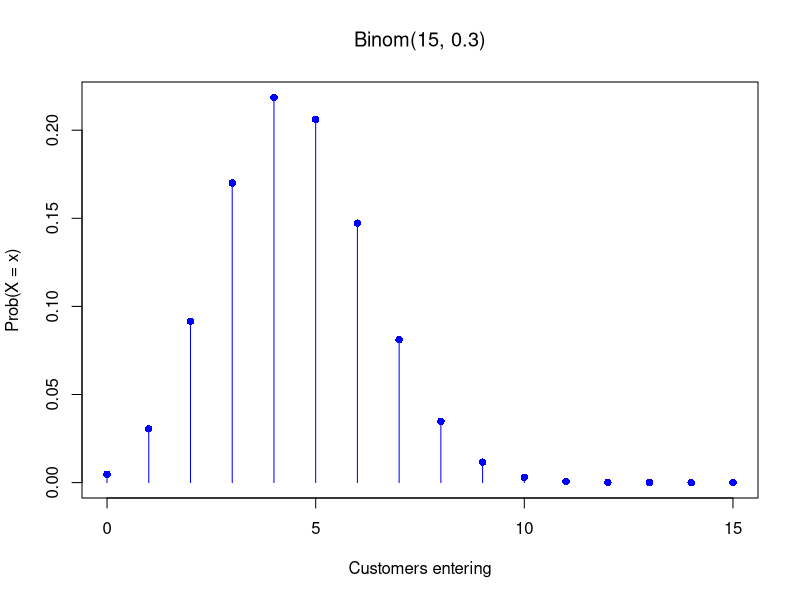
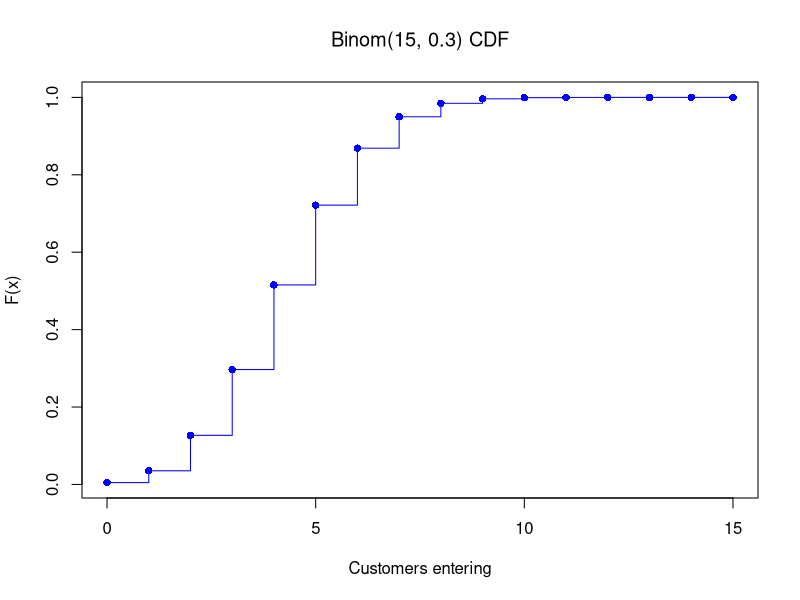
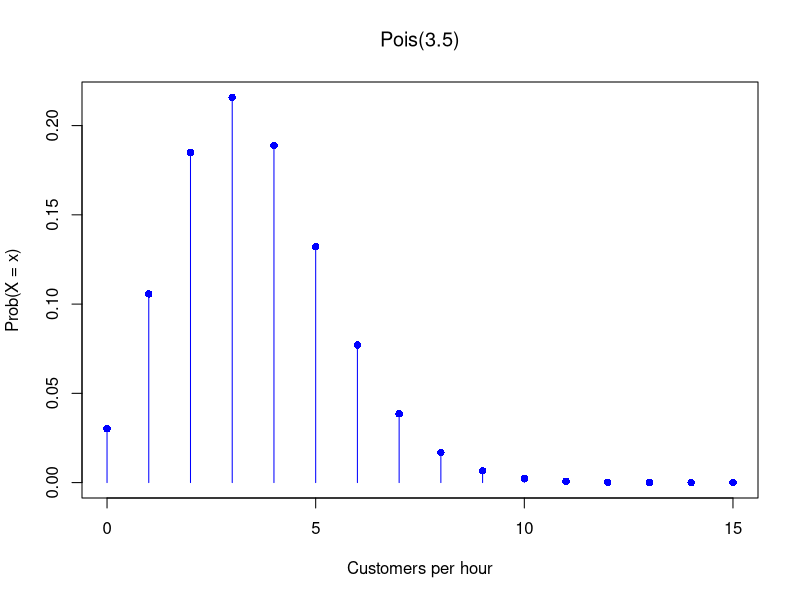
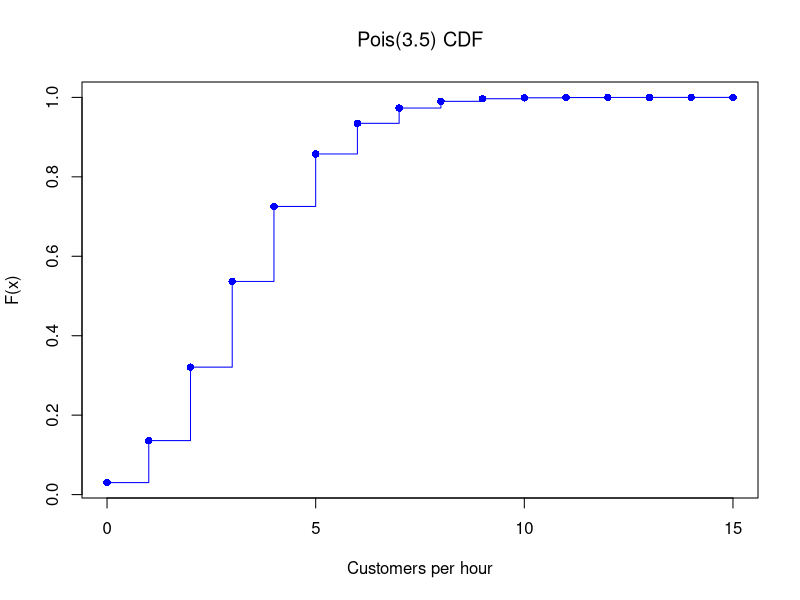
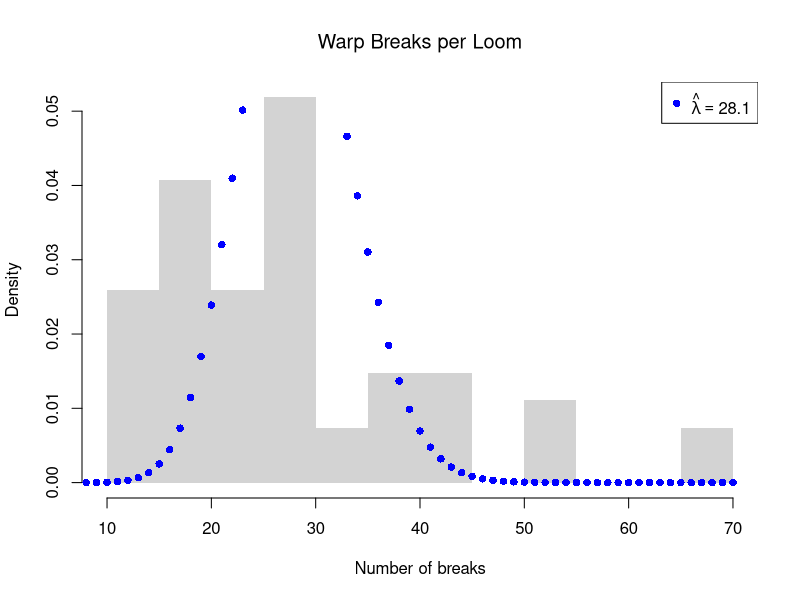
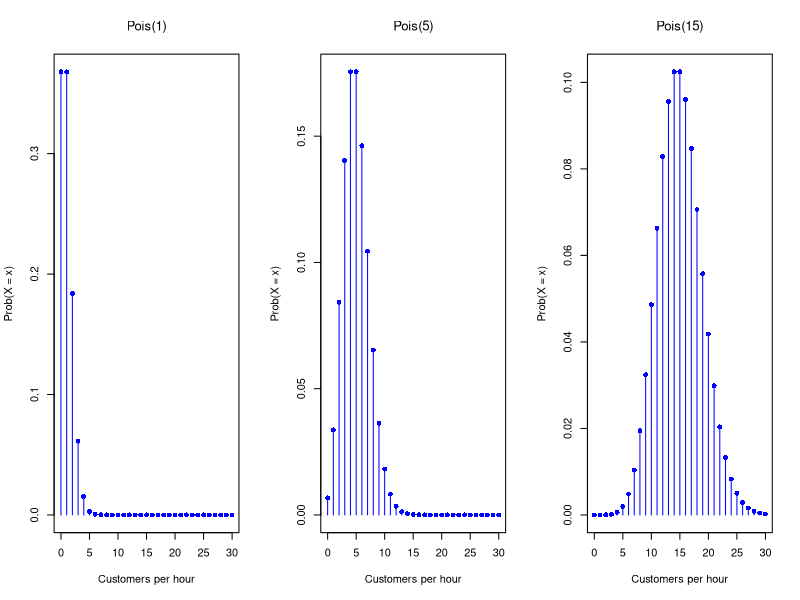
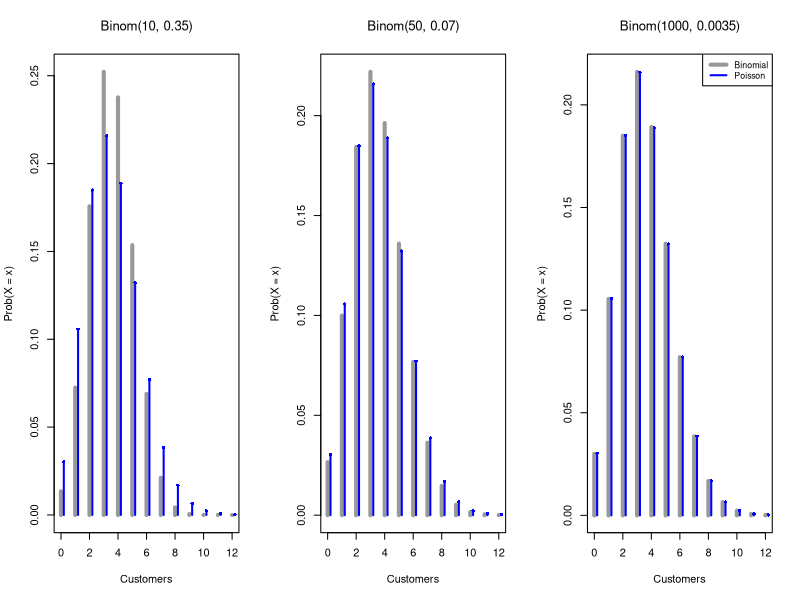
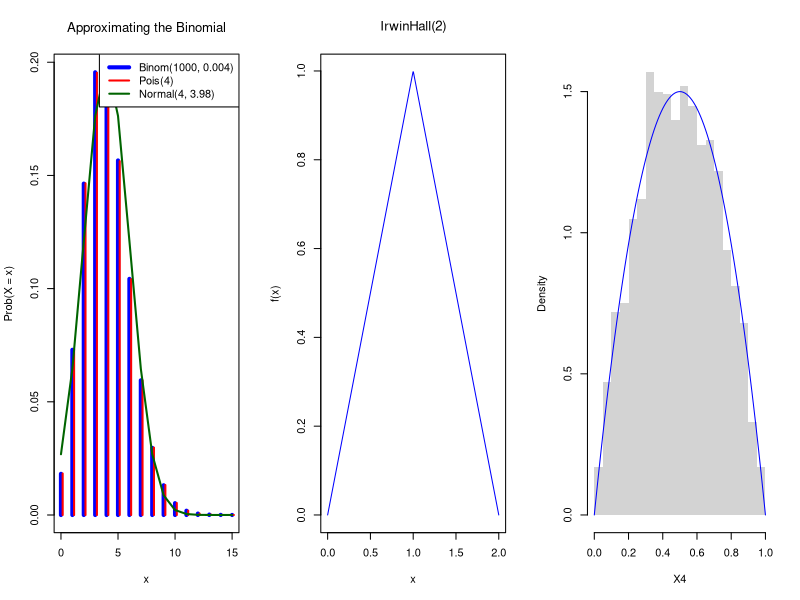

The R script that drew these images, in order:
## ---- chunk 1
## Store: 15 passers-by, 30% chance each enters
n <- 15
p <- 0.3

# PMF plot
x <- seq(0, n)
f_x <- dbinom(x, n, p)
plot(x, f_x, type = "h", col = "blue",
    main='',  xlab = "Customers entering", ylab = "Prob(X = x)")
title(bquote(paste('Binom(',.(n),', ',.(p), ')' ) ))
points(x, f_x, pch = 16, col = "blue")

## Theoretical CDF
F_x <- pbinom(x, n, p)
plot(x, F_x, type="s", col="blue",
    xlab = "Customers entering", ylab = "F(x)")
points(x, F_x, pch=16, col="blue")
title(bquote(paste('Binom(',.(n),', ',.(p), ') CDF')))
## ---- chunk 2
# Individual terms
x <- c(0,1,2)
px <- dbinom(x, size=20, prob=0.05)
round(px,2)

# CDF: Prob(X <= 2)
pbinom(2, size=20, prob=0.05)
## ---- chunk 3
n <- 8
p <- 0.3
X <- rbinom(1000, n, p)
## ---- chunk 4
# Compare empirical simulation vs theoretical
n <- 2
p <- 3/4
X <-  rbinom(1000, size=n, prob=p)

# Mean
c(empirical = mean(X), theoretical = n*p)

# Variance
c(empirical  = var(X),  theoretical  = n*p*(1-p))
## ---- chunk 5
## Store: lambda = 3.5 customers per hour
lambda <- 3.5

# PMF plot
x <- seq(0, 15)
f_x <- dpois(x, lambda)
plot(x, f_x, type="h", col="blue",
     xlab = "Customers per hour", ylab = "Prob(X = x)")
points(x, f_x, pch = 16, col = "blue")
title(bquote(paste('Pois(',.(lambda), ')')))

# CDF plot
F_x <- ppois(x, lambda)
plot(x, F_x, type="s", col="blue",
    xlab = "Customers per hour", ylab = "F(x)")
points(x, F_x, pch=16, col="blue")
title(bquote(paste('Pois(',.(lambda), ') CDF')))
## ---- chunk 6
# Compare empirical simulation vs theoretical
lambda <- 3.5
X <- rpois(1e4, lambda)
c(emp_mean = mean(X), th_mean = lambda)
c(emp_var  = var(X),  th_var  = lambda)
## ---- chunk 7
# Prob(X > 7)
1 - ppois(7, lambda=4.5)

# Verify: sum the PMF from 0 to 7
sum(dpois(0:7, lambda=4.5))
## ---- chunk 8
# Count data: number of warp breaks per loom
breaks <- warpbreaks$breaks
hist(breaks, breaks=20, border=NA, freq=F,
    main='Warp Breaks per Loom', font.main=1,
    xlab='Number of breaks')

# Fit a Poisson and overlay
lambda_hat <- mean(breaks)
x <- seq(0, max(breaks))
points(x, dpois(x, lambda_hat), pch=16, col="blue")
legend("topright",
    legend=bquote(hat(lambda) == .(round(lambda_hat,1))),
    pch=16, col="blue")
## ---- chunk 9
# Shape varies with lambda
par(mfrow=c(1,3))
for(lam in c(1, 5, 15)) {
    x <- seq(0, 30)
    f_x <- dpois(x, lam)
    plot(x, f_x, type="h", col="blue",
        xlab = "Customers per hour", ylab = "Prob(X = x)")
    points(x, f_x, pch=16, col="blue")
    title(bquote(paste('Pois(',.(lam), ')')))
}
## ---- chunk 10
# Binomial approaches Poisson as n grows
lambda <- 3.5
x <- seq(0, 12)
f_pois <- dpois(x, lambda)

par(mfrow=c(1,3))
for(n in c(10, 50, 1000)) {
    f_binom <- dbinom(x, size=n, prob=lambda/n)
    plot(x, f_binom, type="h", col="grey60", lwd=4,
        xlab="Customers", ylab="Prob(X = x)")
    points(x + 0.2, f_pois, type="h", col="blue", lwd=2)
    points(x + 0.2, f_pois, pch=16, col="blue", cex=0.7)
    title(bquote(paste('Binom(',.(n),', ',.(round(lambda/n,4)),')')))
}
legend("topright", c("Binomial","Poisson"),
    col=c("grey60","blue"), lwd=c(4,2), cex=0.8)
## ---- chunk 11
# Binom(1000, 0.004) vs Pois(4) vs Normal(4, 3.98)
n <- 1000
p <- 0.004
x <- seq(0, 15)
f_binom <- dbinom(x, size=n, prob=p)
f_pois  <- dpois(x, lambda=n*p)
f_norm  <- dnorm(x, mean=n*p, sd=sqrt(n*p*(1-p)))

plot(x, f_binom, type="h", col="blue", lwd=4,
    xlab="x", ylab="Prob(X = x)",
    main="Approximating the Binomial", font.main=1)
points(x + 0.15, f_pois, type="h", col="red", lwd=2)
lines(x, f_norm, col="darkgreen", lwd=2)
legend("topright",
    c("Binom(1000, 0.004)", "Pois(4)", "Normal(4, 3.98)"),
    col=c("blue","red","darkgreen"), lwd=c(4,2,2))
## ---- chunk 12
## Minimal example (base R)
# Irwin–Hall PDF function
dirwinhall <- function(x, n) {
    f_x <- vector(length=length(x))
    for(i in seq(x)) {
        xx <- x[i]
        if(xx < 0 | xx > n){
            f_x[i] <- 0 
        } else {
            k <- seq(0, floor(xx))
            f_k <- sum((-1)^k*choose(n, k)*(xx-k)^(n-1))/factorial(n-1)
            f_x[i] <- f_k
        }
    }
    return(f_x)
}

# Parameters
n <- 2
x <- seq(0, n, length.out = 500)

# Compute and plot PDF
f_x <- dirwinhall(x, n)
plot(x, f_x, type="l", col="blue",
    main='', xlab = "x", ylab = "f(x)")
title(bquote(paste('IrwinHall(',.(n), ')')))
## ---- chunk 13
X4 <- rbeta(2000,2,2) ## two shape parameters
hist(X4, breaks=20, border=NA, main=NA, freq=F)

#See the underlying probabilities
#f_25 <- dbeta(.25, 2, 2)

x <- seq(0,1,by=.01)
fx <- dbeta(x, 2, 2)
lines(x, fx, col='blue')
## ---- chunk 14
plot( ecdf(X4), main=NA) # Empirical

x <- seq(0,1,by=.01) # Theoretical
Fx <- pbeta(x, 2, 2)
lines(x, Fx, col='blue')

# Middle Interval Example 
F2 <- pbeta(0.2, 2, 2)
F8 <- pbeta(0.8, 2, 2)
F_2_8 <- F8 - F2
F_2_8

# Visualize
title('Middle between 0.2 and 0.8')
segments( 0.2, F2, -1, F2, col='red')
segments( 0.8, F8, -1, F8, col='red')
## ---- chunk 15
#| fig-width: 8
#| fig-height: 6
op <- par(no.readonly = TRUE); on.exit(par(op), add = TRUE)
x <- seq(0,1,by=.01)
pars <- expand.grid( c(.5,1,2), c(.5,1,2) )
par(mfrow=c(3,3))
apply(pars, 1, function(p){
    fx <- dbeta( x,p[1], p[2])
    plot(x, fx, type='l', xlim=c(0,1), ylim=c(0,4), lwd=2, col='blue')
    #hist(rbeta(2000, p[1], p[2]), breaks=50, border=NA, main=NA, freq=F)
})
title('Beta densities', outer=T, line=-1)
## ---- chunk 16
# Simulation verification
set.seed(123)
x <- seq(1,6)
rolls <- sample(x, 1e6, replace = TRUE)
A <- rolls > 2
B <- rolls %% 2 == 0
P_AcondB <- mean(A & B) / mean(B)
round(P_AcondB, 3)
## ---- chunk 17
# Simulation verification
set.seed(123)
rolls <- sample(seq(1,6), 1e6, replace=TRUE)
A <- rolls > 2
B <- rolls %% 2 == 0
# Prob(B | A)
mean(B[A])
## ---- chunk 18
# Simulation verification
set.seed(42)
n <- 1e6
supplier <- sample(c("A","B"), n, replace=TRUE, prob=c(0.6, 0.4))
defect_rate <- ifelse(supplier == "A", 0.03, 0.05)
defective <- runif(n) < defect_rate

# Prob(A | D)
mean(supplier[defective] == "A")
